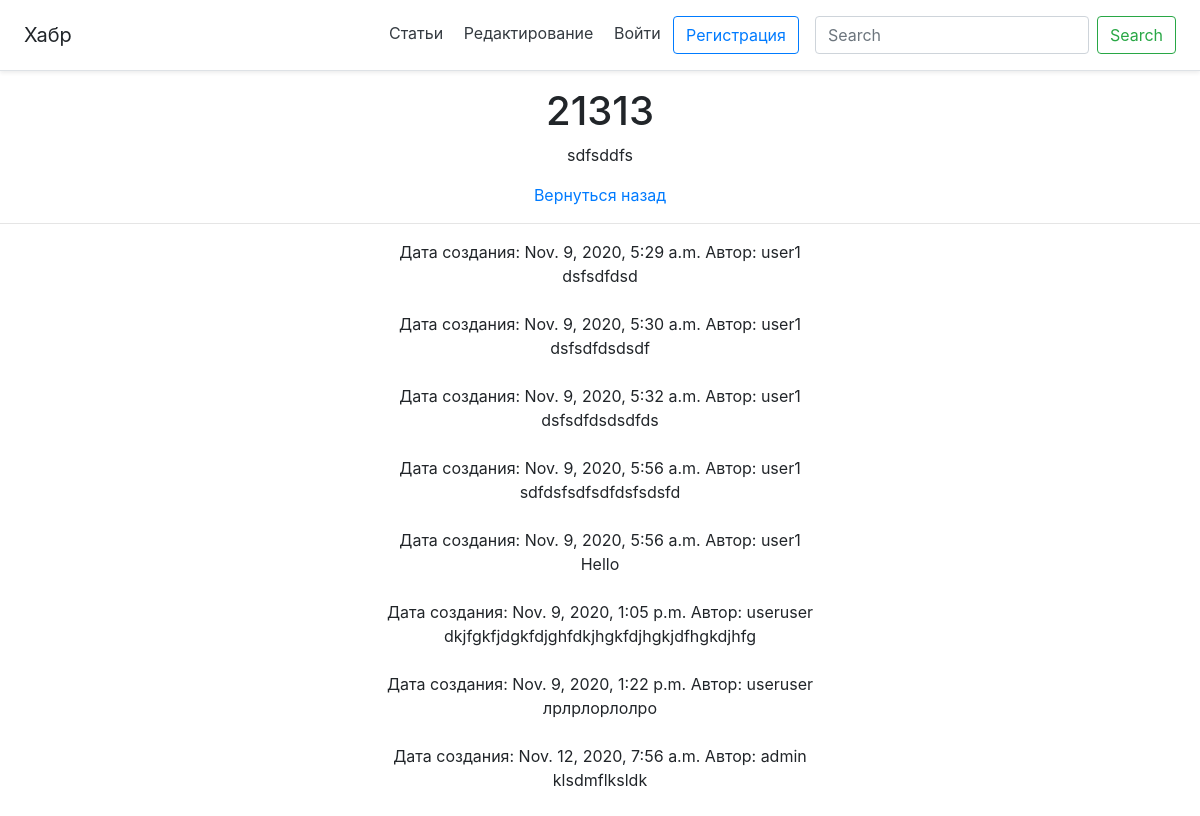
Page /article/6 on the committed database.
### main/models.py (models this page shows, shortened)
class Article(models.Model):
    user_id = models.ForeignKey(User, on_delete=models.CASCADE, blank=True, null=True)
    create_date = models.DateTimeField(auto_now=True)
    title = models.CharField('title', max_length=100, null=False)
    body = models.TextField('body', null=False)

class Comments(models.Model):
    article_id = models.ForeignKey(Article, on_delete=models.CASCADE, related_name='comments_article')
    user_id = models.ForeignKey(User, on_delete=CASCADE)
    create_date = models.DateTimeField(auto_now=True)
    body = models.TextField('body', null=False)

### main/views.py (the view, shortened to what this page needs)
# urls.py: path('article/<int:pk>', views.ArticleDetail.as_view(), name='article'),
class ArticleDetail(FormMixin, DetailView):
    model = Article
    template_name = 'main/article.html'
    context_object_name = 'get_article'
    form_class = CommentForm

### main/forms.py
class CommentForm(forms.ModelForm):
    class Meta:
        model = Comments
        fields = fields = ('body',)
    def __init__(self, *args, **kwargs):
        super().__init__(*args, **kwargs)
        for field in self.fields:
            self.fields[field].widget.attrs['class'] = 'form-control'

### main/templates/main/article.html (shortened to what this page needs)
{% extends 'main/base.html' %}
{% block content %}
    <div class="container-xxl">
        <h1>{{get_article.title}}</h1>
        <p>{{get_article.body}}</p>
        <a href="/">Вернуться назад</a>
        <hr>
      <div>
    {% for i in get_article.comments_article.all %}
      Дата создания: {{i.create_date}}  Автор: {{i.user_id}} <br>
      {{i.body}} <br>
      <br>
    {% endfor %}
      </div>
    </div>
{% endblock %}

### rows in the picture
Article: title "21313", body "sdfsddfs"
Comments: create_date "Nov. 9, 2020, 5:29 a.m.", user_id "user1", body "dsfsdfdsd"
Comments: create_date "Nov. 9, 2020, 5:30 a.m.", user_id "user1", body "dsfsdfdsdsdf"
Comments: create_date "Nov. 9, 2020, 5:32 a.m.", user_id "user1", body "dsfsdfdsdsdfds"
Comments: create_date "Nov. 9, 2020, 5:56 a.m.", user_id "user1", body "sdfdsfsdfsdfdsfsdsfd"
Comments: create_date "Nov. 9, 2020, 5:56 a.m.", user_id "user1", body "Hello"
Comments: create_date "Nov. 9, 2020, 1:05 p.m.", user_id "useruser", body "dkjfgkfjdgkfdjghfdkjhgkfdjhgkjdfhgkdjhfg"
Comments: create_date "Nov. 9, 2020, 1:22 p.m.", user_id "useruser", body "лрлрлорлолро"
Comments: create_date "Nov. 12, 2020, 7:56 a.m.", user_id "admin", body "klsdmflksldk"
